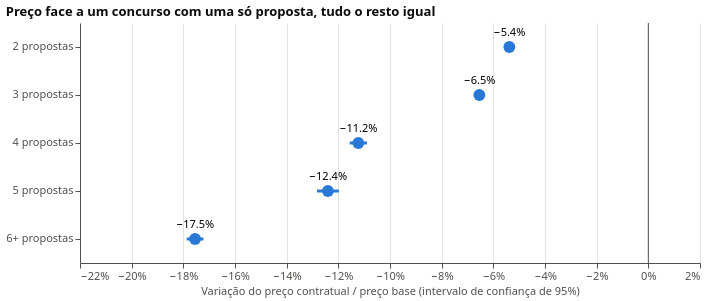

The code cell stored with this chart in its notebook:
### Code cell
eff = effects.reset_index(names="bids")
base = alt.Chart(eff).encode(y=alt.Y("bids:N", sort=None, title=None))
alt.layer(
    alt.Chart(pd.DataFrame({"x": [0]})).mark_rule(color=MUTED).encode(x="x:Q"),
    base.mark_rule(strokeWidth=3, color=BLUE).encode(x="ci_low:Q", x2="ci_high:Q"),
    base.mark_point(filled=True, size=140, color=BLUE, opacity=1).encode(
        x=alt.X("price_vs_single_bid:Q", title="Variação do preço contratual / preço base (intervalo de confiança de 95%)",
                axis=alt.Axis(format="%"), scale=alt.Scale(domain=[-0.22, 0.02])),
        tooltip=[alt.Tooltip("bids:N", title="Propostas"),
                 alt.Tooltip("price_vs_single_bid:Q", title="Efeito", format="+.1%"),
                 alt.Tooltip("ci_low:Q", title="IC 95% mínimo", format="+.1%"),
                 alt.Tooltip("ci_high:Q", title="IC 95% máximo", format="+.1%")]),
    base.mark_text(dy=-14, fontSize=11).encode(x="price_vs_single_bid:Q",
                                               text=alt.Text("price_vs_single_bid:Q", format="+.1%")),
).properties(width=620, height=240, title="Preço face a um concurso com uma só proposta, tudo o resto igual")

### Figure 1 — Vega-Lite specification as saved in the notebook (floating-point values rounded to 4 significant figures)
{"config": {"view": {"stroke": null}, "axis": {"gridColor": "#e4e3df", "domainColor": "#52514e", "tickColor": "#52514e", "labelColor": "#52514e", "titleColor": "#52514e", "labelFontSize": 11, "titleFontSize": 11, "titleFontWeight": "normal"}, "legend": {"labelColor": "#52514e", "titleColor": "#52514e"}, "title": {"anchor": "start", "fontSize": 13, "color": "#0b0b0b"}, "font": "system-ui, -apple-system, Segoe UI, sans-serif"}, "layer": [{"data": {"name": "data-d285a7403ed98ae579761d64a864032b"}, "mark": {"type": "rule", "color": "#52514e"}, "encoding": {"x": {"field": "x", "type": "quantitative"}}}, {"data": {"name": "data-7953a8dfc77a33dd719020aa4cfa7e9e"}, "mark": {"type": "rule", "color": "#2a78d6", "strokeWidth": 3}, "encoding": {"x": {"field": "ci_low", "type": "quantitative"}, "x2": {"field": "ci_high"}, "y": {"field": "bids", "sort": null, "title": null, "type": "nominal"}}}, {"data": {"name": "data-7953a8dfc77a33dd719020aa4cfa7e9e"}, "mark": {"type": "point", "color": "#2a78d6", "filled": true, "opacity": 1, "size": 140}, "encoding": {"tooltip": [{"field": "bids", "title": "Propostas", "type": "nominal"}, {"field": "price_vs_single_bid", "format": "+.1%", "title": "Efeito", "type": "quantitative"}, {"field": "ci_low", "format": "+.1%", "title": "IC 95% mínimo", "type": "quantitative"}, {"field": "ci_high", "format": "+.1%", "title": "IC 95% máximo", "type": "quantitative"}], "x": {"axis": {"format": "%"}, "field": "price_vs_single_bid", "scale": {"domain": [-0.22, 0.02]}, "title": "Variação do preço contratual / preço base (intervalo de confiança de 95%)", "type": "quantitative"}, "y": {"field": "bids", "sort": null, "title": null, "type": "nominal"}}}, {"data": {"name": "data-7953a8dfc77a33dd719020aa4cfa7e9e"}, "mark": {"type": "text", "dy": -14, "fontSize": 11}, "encoding": {"text": {"field": "price_vs_single_bid", "format": "+.1%", "type": "quantitative"}, "x": {"field": "price_vs_single_bid", "type": "quantitative"}, "y": {"field": "bids", "sort": null, "title": null, "type": "nominal"}}}], "height": 240, "title": "Preço face a um concurso com uma só proposta, tudo o resto igual", "width": 620, "$schema": "https://vega.github.io/schema/vega-lite/v6.4.1.json", "datasets": {"data-d285a7403ed98ae579761d64a864032b": [{"x": 0}], "data-7953a8dfc77a33dd719020aa4cfa7e9e": [{"bids": "2 propostas", "price_vs_single_bid": -0.05381, "ci_low": -0.0554, "ci_high": -0.05221}, {"bids": "3 propostas", "price_vs_single_bid": -0.0654, "ci_low": -0.06722, "ci_high": -0.06358}, {"bids": "4 propostas", "price_vs_single_bid": -0.1123, "ci_low": -0.1156, "ci_high": -0.1089}, {"bids": "5 propostas", "price_vs_single_bid": -0.124, "ci_low": -0.1283, "ci_high": -0.1198}, {"bids": "6+ propostas", "price_vs_single_bid": -0.1755, "ci_low": -0.1787, "ci_high": -0.1722}]}}
